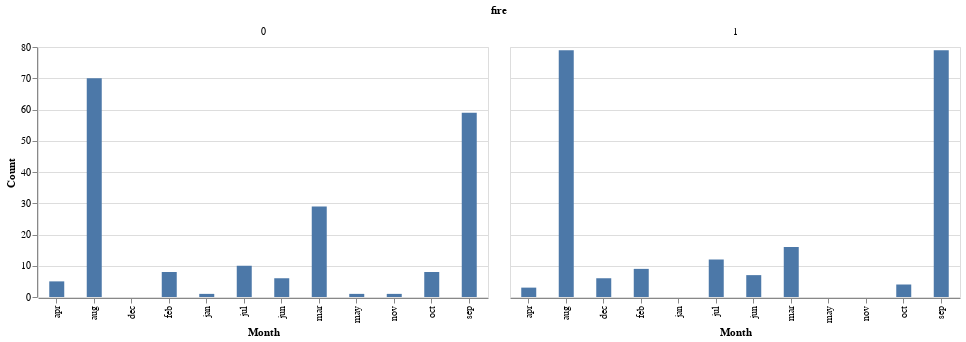

The notebook cell saved with this chart:
### Code cell
alt.Chart(cleaned_train_set).mark_bar(size = 15).encode(
    x = alt.X("month", 
              scale = alt.Scale(type = "sqrt"),
              title = "Month"),
    y = alt.Y("count()", stack=False,
              title = "Count")
).properties(
    height = 250,
    width = 450
).facet('fire')

### Figure 1 — Vega-Lite specification as saved in the notebook (floating-point values rounded to 4 significant figures; data arrays with more than 128 entries replaced by an {"elided": "..."} marker saying what was removed)
{"$schema": "https://vega.github.io/schema/vega-lite/v4.8.1.json", "config": {"view": {"continuousHeight": 300, "continuousWidth": 400}}, "data": {"name": "data-f7c9b8682e7db436d0be7431234f2181"}, "datasets": {"data-f7c9b8682e7db436d0be7431234f2181": {"elided": "413 records"}}, "facet": {"field": "fire", "type": "quantitative"}, "spec": {"encoding": {"x": {"field": "month", "scale": {"type": "sqrt"}, "title": "Month", "type": "nominal"}, "y": {"aggregate": "count", "stack": false, "title": "Count", "type": "quantitative"}}, "height": 250, "mark": {"size": 15, "type": "bar"}, "width": 450}}
